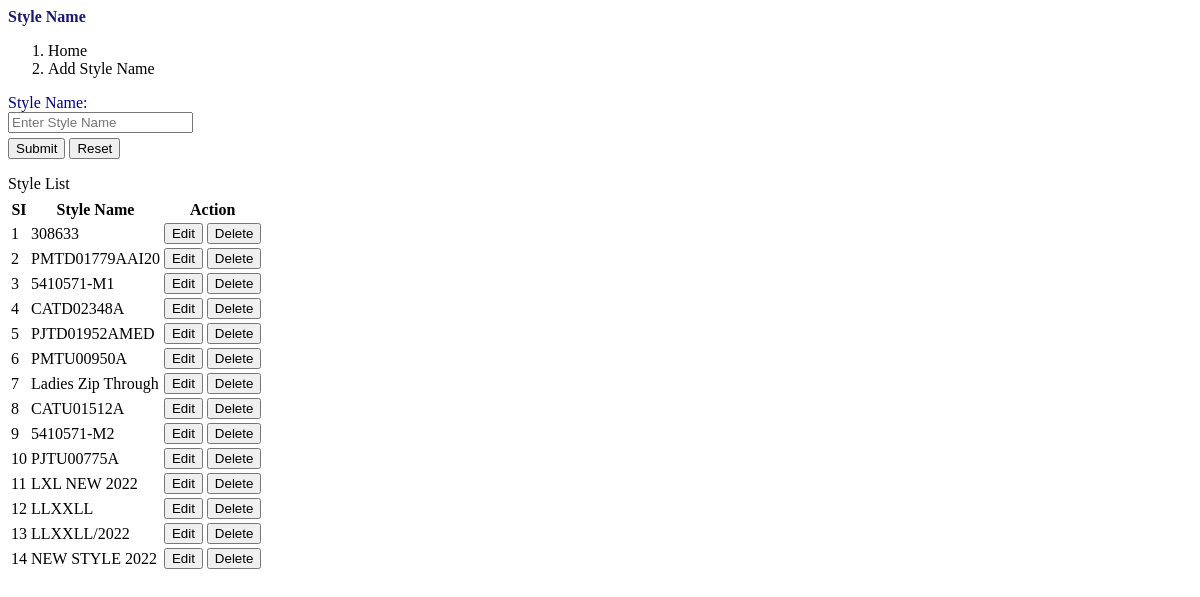
Page /settings/style_name.php on the earlier database version.
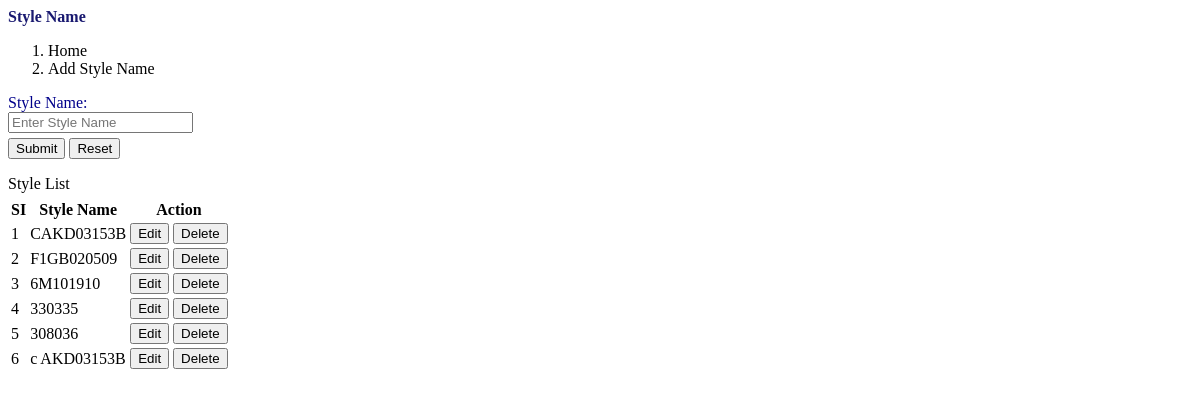
Same page on the later database version.
### tables this page shows
CREATE TABLE `style_name` (
  `row_id` int(10) NOT NULL,
  `style_id` varchar(15) NOT NULL,
  `style_name` varchar(100) DEFAULT NULL,
  `recording_person_id` varchar(30) DEFAULT NULL,
  `recording_person_name` varchar(50) DEFAULT NULL,
  `recording_time` datetime DEFAULT NULL
);

### settings/style_name.php (the view, shortened to what this page needs)
<?php
include('../login/db_connection_class.php');
?>
<div class="col-sm-12 col-md-12 col-lg-12">
		<div class="panel panel-default">
				<div class="panel-heading" style="color:#191970;"><b>Style Name</b></div>
				<nav aria-label="breadcrumb">
					  <ol class="breadcrumb">
					    <li class="breadcrumb-item active" aria-current="page">Home</li>
					     <li class="breadcrumb-item"><a onclick="load_page('settings/style_name.php')">Add Style Name</a></li>
					  </ol>
				 </nav>
				<form class="form-horizontal" action="" style="margin-top:10px;" name="style_name_form" id="style_name_form">
						<div class="form-group form-group-sm" id="form-group_for_style_name">
								<label class="control-label col-sm-3" for="style_name" style="color:#00008B;">Style Name:</label>
								<div class="col-sm-5">
									<input type="text" class="form-control" id="style_name" name="style_name" placeholder="Enter Style Name" required>
								</div>
						</div>
						<div class="form-group form-group-sm">
								<div class="col-sm-offset-3 col-sm-5">
									<button type="button" class="btn btn-primary" onClick="sending_data_of_style_name_form_for_saving_in_database()">Submit</button>
									<button type="reset" class="btn btn-success">Reset</button>
								</div>
						</div>
				</form>
		</div>
     <div class="panel panel-default">
       <div class="form-group form-group-sm">
	              <label class="control-label col-sm-5" for="search">Style List</label>
	   </div>
	    <div class="form-group form-group-sm">
          <table id="datatable-buttons" class="table table-striped table-bordered">
         	<thead>
                 <tr>
                 <th>SI</th>
                 <th>Style Name</th>
                 <th>Action</th>
                 </tr>
            </thead>
            <tbody>
            <?php
                            $s1 = 1;
                            $sql_for_color = "SELECT * FROM style_name ORDER BY row_id ASC";
                            $res_for_color = mysqli_query($con, $sql_for_color);
                            while ($row = mysqli_fetch_assoc($res_for_color))
                            {
             ?>
             <tr>
                <td><?php echo $s1; ?></td>
                <td><?php echo $row['style_name']; ?></td>
                <td>
                        <button type="submit" id="" name="" class="btn btn-primary btn-xs" onclick="load_page('settings/edit_style_name.php?style_id=<?php echo $row['style_id']?>')"> Edit </button>
                         <button type="submit" id="" name="" class="btn btn-danger btn-xs" onclick="sending_data_for_delete('<?php echo $row['style_id']?>')"> Delete </button>
                </td>
                <?php
                $s1++;
                          }
                 ?>
             </tr>
          </tbody>
          </table>
         </div>
       </div>
</div>

Differences in the rows shown:
removed style_name: style_name "Ladies Zip Through"
removed style_name: style_name "CATU01512A"
removed style_name: style_name "5410571-M2"
removed style_name: style_name "PJTU00775A"
removed style_name: style_name "LXL NEW 2022"
removed style_name: style_name "LLXXLL"
removed style_name: style_name "LLXXLL/2022"
removed style_name: style_name "NEW STYLE 2022"
changed style_name: style_name "308633" → "CAKD03153B"
changed style_name (number 2 of 6 on the later page): style_name "PMTD01779AAI20" → "F1GB020509"
changed style_name (number 3 of 6 on the later page): style_name "5410571-M1" → "6M101910"
changed style_name (number 4 of 6 on the later page): style_name "CATD02348A" → "330335"
changed style_name (number 5 of 6 on the later page): style_name "PJTD01952AMED" → "308036"
changed style_name: style_name "PMTU00950A" → "c AKD03153B"
